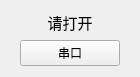
<?xml version="1.0" encoding="UTF-8"?>
<ui version="4.0">
 <class>SerialStatusWid</class>
 <widget class="QWidget" name="SerialStatusWid">
  <property name="geometry">
   <rect>
    <x>0</x>
    <y>0</y>
    <width>140</width>
    <height>70</height>
   </rect>
  </property>
  <property name="windowTitle">
   <string>Form</string>
  </property>
  <layout class="QGridLayout" name="gridLayout">
   <item row="0" column="0">
    <widget class="QLabel" name="serialLab">
     <property name="sizePolicy">
      <sizepolicy hsizetype="Preferred" vsizetype="Fixed">
       <horstretch>0</horstretch>
       <verstretch>0</verstretch>
      </sizepolicy>
     </property>
     <property name="maximumSize">
      <size>
       <width>100</width>
       <height>50</height>
      </size>
     </property>
     <property name="font">
      <font>
       <family>微软雅黑</family>
       <pointsize>11</pointsize>
      </font>
     </property>
     <property name="text">
      <string>请打开</string>
     </property>
     <property name="alignment">
      <set>Qt::AlignCenter</set>
     </property>
    </widget>
   </item>
   <item row="1" column="0">
    <widget class="QPushButton" name="comBtn">
     <property name="sizePolicy">
      <sizepolicy hsizetype="Fixed" vsizetype="Fixed">
       <horstretch>0</horstretch>
       <verstretch>0</verstretch>
      </sizepolicy>
     </property>
     <property name="maximumSize">
      <size>
       <width>200</width>
       <height>50</height>
      </size>
     </property>
     <property name="text">
      <string>串口</string>
     </property>
    </widget>
   </item>
  </layout>
 </widget>
 <resources/>
 <connections/>
</ui>
